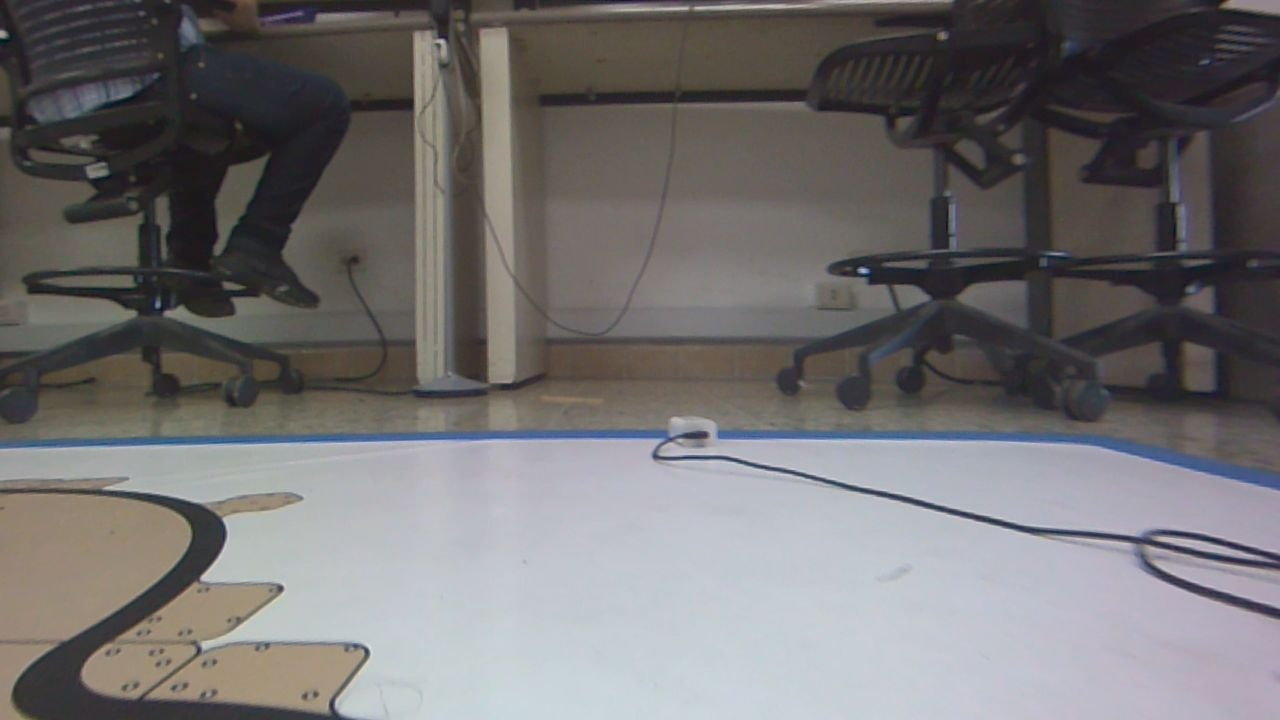
#> input picture lane_seg/raw_frames/f00034.jpg, 1280 x 720 px; its folder holds only this picture in this run
$ python autolabel.py
#> lines starting #> are read from the running program, lines starting #| are printed output that depends on the picture; after the words box and inside, x2 and y2 are one past the last pixel; in counts of white or black regions, pixels touching at a corner belong together
#!/usr/bin/env python3
"""Auto-label raw frames into 3-class bird's-eye segmentation masks.

For each raw frame:
  1. crop the top (drop the horizon/room) and warp to the metric bird's-eye
     (same homography/geometry the C++ node uses, so the model is consistent).
  2. lane_line  = lighting-robust dark-line mask: CLAHE on the LAB L-channel +
     adaptive threshold + morphology. (Class 1)
  3. stop_line  = horizontal bands (rows with many dark pixels spread across the
     width = a perpendicular stop-line, even when dashed). (Class 2)
Outputs, per frame <name>:
  images/<name>.png    bird's-eye RGB (the model INPUT)
  masks/<name>.png     uint8 mask, pixel value in {0,1,2} (the model LABEL)
  overlays/<name>.png  RGB overlay for human review (green=lane, red=stop)

Classes: 0 background, 1 lane_line, 2 stop_line.

Usage:
  python3 autolabel.py --frames raw_frames --out labeled [--limit N] [--overlays-only]
"""
import argparse
import glob
import os

import numpy as np
import cv2

# bird's-eye geometry — MUST match lane_pilot config (the C++ inference warp)
X_MIN, X_MAX, Y_HALF, MPP = 0.01, 0.70, 0.60, 0.0025
RAW_TOP, RAW_BOT, RAW_L, RAW_R = 0.36, 1.0, 0.0, 1.0


class Geom:
    def __init__(self, x_min, x_max, y_half, mpp):
        self.x_min, self.x_max, self.y_half, self.mpp = x_min, x_max, y_half, mpp
        self.W = round(2 * y_half / mpp)
        self.H = round((x_max - x_min) / mpp)

    def warp_matrix(self, H):
        dx = self.x_max - self.x_min
        cY = (self.W - 1) / (2 * self.y_half)
        cX = (self.H - 1) / dx
        A = np.array([[0, -cY, (self.W - 1) / 2.0],
                      [-cX, 0, self.x_max * cX], [0, 0, 1]], float)
        return A @ H


def crop_raw(raw):
    h, w = raw.shape[:2]
    t, b = int(RAW_TOP * h), int(RAW_BOT * h)
    l, r = int(RAW_L * w), int(RAW_R * w)
    out = np.zeros_like(raw)
    out[t:b, l:r] = raw[t:b, l:r]
    return out


def _row_runs_keep(binrow, min_px, max_px):
    """True where a horizontal dark run has width in [min_px, max_px] (line-like)."""
    out = np.zeros_like(binrow, dtype=bool)
    n = len(binrow)
    c = 0
    while c < n:
        if not binrow[c]:
            c += 1
            continue
        c0 = c
        while c < n and binrow[c]:
            c += 1
        if min_px <= (c - c0) <= max_px:
            out[c0:c] = True
    return out


def auto_mask(bird, thr=108, open_px=5, close_px=3, min_px=1, max_px=26,
              stop_frac=0.45, stop_min_rows=4):
    """Clean lane mask via the tuned threshold + morph + per-row line-width filter
    (rejects wide floor blobs and thin noise); stop-line = dense contiguous rows."""
    gray = cv2.cvtColor(bird, cv2.COLOR_BGR2GRAY)
    nodata = (bird.sum(axis=2) == 0)               # warp border (no source)
    m = ((gray <= thr) & (~nodata)).astype(np.uint8) * 255
    if open_px >= 1:
        m = cv2.morphologyEx(m, cv2.MORPH_OPEN,
                             cv2.getStructuringElement(cv2.MORPH_ELLIPSE, (open_px, open_px)))
    if close_px >= 1:
        m = cv2.morphologyEx(m, cv2.MORPH_CLOSE,
                             cv2.getStructuringElement(cv2.MORPH_ELLIPSE, (close_px, close_px)))

    H, W = m.shape
    lane = np.zeros((H, W), bool)
    mb = m > 0
    for r in range(H):
        if mb[r].any():
            lane[r] = _row_runs_keep(mb[r], min_px, max_px)
    mask = lane.astype(np.uint8)                   # 1 = lane line

    valid_w = np.maximum((~nodata).sum(axis=1), 1)
    stoprow = (lane.sum(axis=1) / valid_w) > stop_frac
    band = np.zeros(H, bool)
    i = 0
    while i < H:
        if stoprow[i]:
            j = i
            while j < H and stoprow[j]:
                j += 1
            if j - i >= stop_min_rows:
                band[i:j] = True
            i = j
        else:
            i += 1
    mask[band[:, None] & lane] = 2                 # 2 = stop_line (override lane)
    return mask, nodata


def overlay(bird, mask):
    viz = bird.copy()
    viz[mask == 1] = (0, 255, 0)                    # lane green
    viz[mask == 2] = (0, 0, 255)                    # stop red
    return cv2.addWeighted(bird, 0.5, viz, 0.5, 0)


def main():
    ap = argparse.ArgumentParser()
    ap.add_argument("--frames", default="raw_frames")
    ap.add_argument("--homography", default="ground_homography.yaml")
    ap.add_argument("--out", default="labeled")
    ap.add_argument("--limit", type=int, default=0, help="0 = all")
    ap.add_argument("--overlays-only", action="store_true",
                    help="only write overlays (for tuning the labeler)")
    args = ap.parse_args()

    fs = cv2.FileStorage(args.homography, cv2.FILE_STORAGE_READ)
    Hmat = fs.getNode("H_img2ground").mat(); fs.release()
    g = Geom(X_MIN, X_MAX, Y_HALF, MPP)
    Wmap = g.warp_matrix(Hmat)

    for sub in ("images", "masks", "overlays"):
        os.makedirs(os.path.join(args.out, sub), exist_ok=True)

    files = sorted(glob.glob(os.path.join(args.frames, "*.jpg")))
    if args.limit:
        files = files[:: max(1, len(files) // args.limit)][:args.limit]
    print("processing %d frames -> %s (bird %dx%d)" % (len(files), args.out, g.W, g.H))

    n_stop = 0
    for i, f in enumerate(files):
        name = os.path.splitext(os.path.basename(f))[0]
        raw = cv2.imread(f)
#> raw is the input picture: shape (720, 1280, 3); mean B, G, R 112.9, 112.2, 114.6
        if raw is None:
            continue
        bird = cv2.warpPerspective(crop_raw(raw), Wmap, (g.W, g.H), flags=cv2.INTER_LINEAR)
#> in crop_raw, `out[t:b, l:r] = raw[t:b, l:r]`:
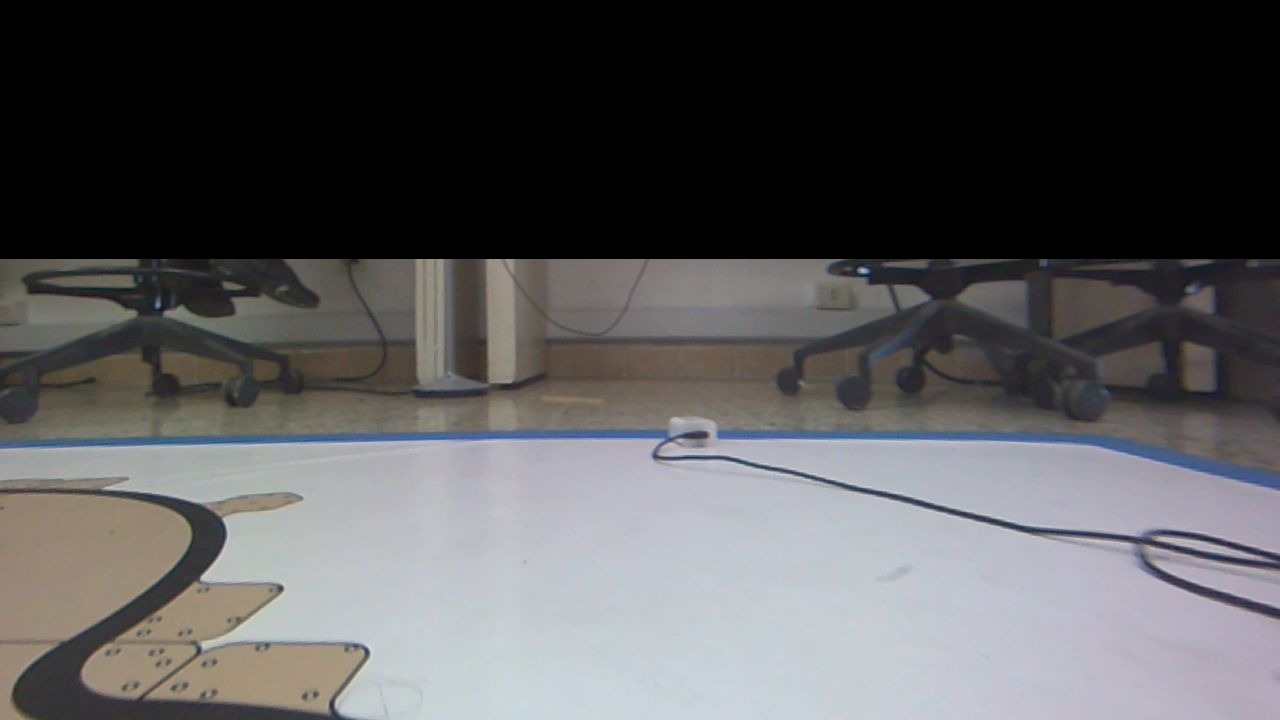
#> out: shape (720, 1280, 3); mean B, G, R 89.2, 87.8, 88.4
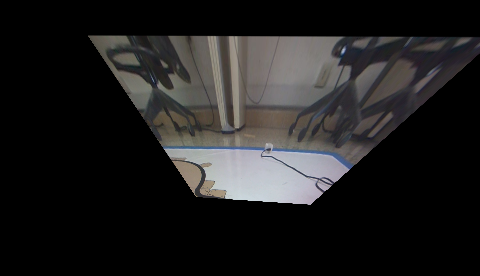
#> bird: shape (276, 480, 3); mean B, G, R 31.4, 31.5, 32.3
        mask, _ = auto_mask(bird)
#> in auto_mask, `nodata = (bird.sum(axis=2) == 0)`:
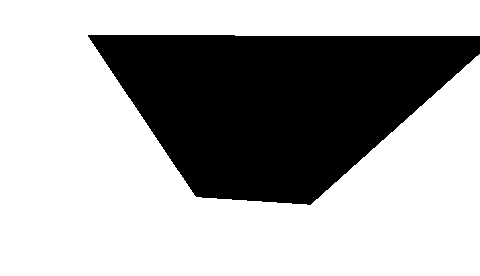
#> nodata: shape (276, 480) bool; 67.2% white; 1 black region, box (x1, y1, x2, y2) and area: (88, 35, 480, 205) 43508
#> in auto_mask, `m = ((gray <= thr) & (~nodata)).astype(np.uint8) * 255`: m: shape (276, 480); 21.3% white; 46 white regions (42 under 20 px), largest, box (x1, y1, x2, y2) and area: (88, 35, 480, 169) 27786, (171, 160, 225, 199) 231, (261, 154, 334, 186) 118, (316, 183, 325, 193) 24
#> in auto_mask, `m = cv2.morphologyEx(m, cv2.MORPH_OPEN, cv2.getStructuringElement(cv2...`:
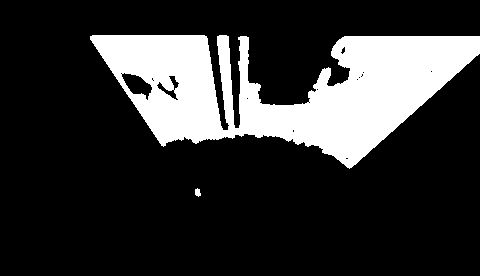
#> m: shape (276, 480); 20.3% white; 2 white regions, box (x1, y1, x2, y2) and area: (90, 35, 480, 169) 26844, (195, 188, 201, 197) 39
#> in auto_mask, `m = cv2.morphologyEx(m, cv2.MORPH_CLOSE, cv2.getStructuringElement(cv2..`: m: shape (276, 480); 20.3% white; 2 white regions, box (x1, y1, x2, y2) and area: (90, 35, 480, 169) 26913, (195, 188, 201, 197) 39
#> after the loop in auto_mask, `for r in range(H):`:
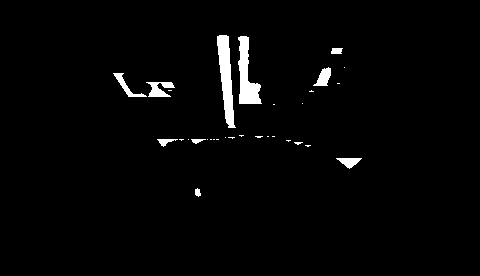
#> lane: shape (276, 480) bool; 2.2% white; 31 white regions (21 under 20 px), largest, box (x1, y1, x2, y2) and area: (217, 35, 236, 128) 938, (238, 36, 262, 104) 852, (146, 82, 175, 97) 256
#> in auto_mask, `valid_w = np.maximum((~nodata).sum(axis=1), 1)`: valid_w = 276 values, max 392 at index 36, min 1 at index 0, mean 158
#> after the loop in auto_mask, `while i < H:`: i = 276
        cv2.imwrite(os.path.join(args.out, "overlays", name + ".png"), overlay(bird, mask))
#> in overlay, `viz[mask == 1] = (0, 255, 0)`:
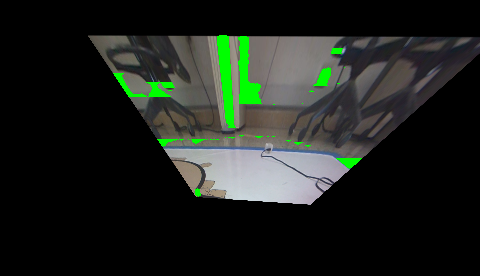
#> viz: shape (276, 480, 3); 2.2% of pixels changed, all inside (x1, y1, x2, y2) = (113, 35, 362, 197)
#> in overlay, `return cv2.addWeighted(bird, 0.5, viz, 0.5, 0)`:
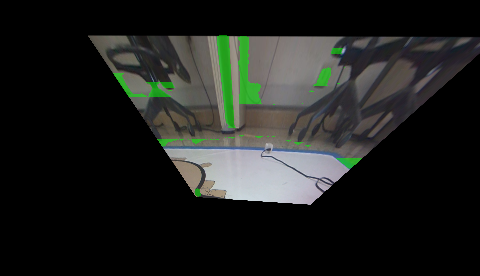
#> returned value: shape (276, 480, 3); mean of channels 0, 1, 2 30.5, 33.4, 31.3; drawn as B, G, R
        if not args.overlays_only:
            cv2.imwrite(os.path.join(args.out, "images", name + ".png"), bird)
            cv2.imwrite(os.path.join(args.out, "masks", name + ".png"), mask)
        if (mask == 2).any():
            n_stop += 1
        if (i + 1) % 100 == 0:
            print("  %d/%d" % (i + 1, len(files)), flush=True)
    print("DONE. %d frames, %d had a stop-line." % (len(files), n_stop))


if __name__ == "__main__":
    main()

$ run again, on lane_seg/raw_frames/f00104.jpg
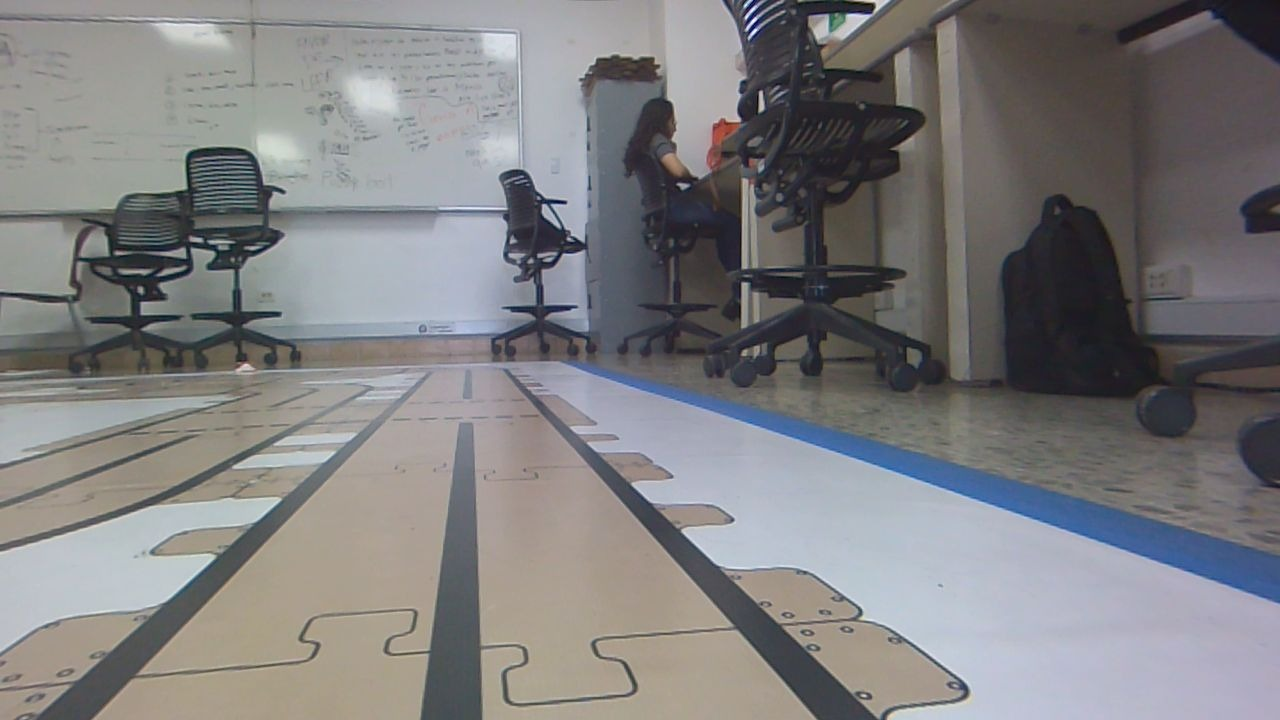
#> input picture lane_seg/raw_frames/f00104.jpg, 1280 x 720 px
#> in main, raw is the input picture: shape (720, 1280, 3); mean B, G, R 127.5, 126.2, 127
#> nodata: shape (276, 480) bool; 67.2% white; 1 black region, box (x1, y1, x2, y2) and area: (88, 35, 480, 205) 43508
#> in auto_mask, `m = cv2.morphologyEx(m, cv2.MORPH_CLOSE, cv2.getStructuringElement(cv2..`:
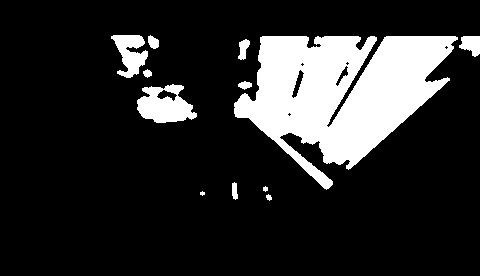
#> m: shape (276, 480); 16.8% white; 12 white regions (1 under 20 px), largest, box (x1, y1, x2, y2) and area: (234, 36, 458, 190) 18956, (137, 84, 197, 123) 1509, (111, 35, 148, 78) 910
#> valid_w = 276 values, max 392 at index 36, min 1 at index 0, mean 158
#> after the loop in auto_mask, `while i < H:`: i = 276
#> viz: shape (276, 480, 3); mean B, G, R 33.7, 39.2, 32.9
#> in overlay, `return cv2.addWeighted(bird, 0.5, viz, 0.5, 0)`:
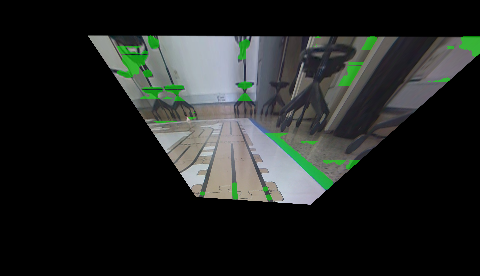
#> returned value: shape (276, 480, 3); mean of channels 0, 1, 2 34.9, 37.1, 33.9; drawn as B, G, R

$ run again, on lane_seg/raw_frames/f00145.jpg
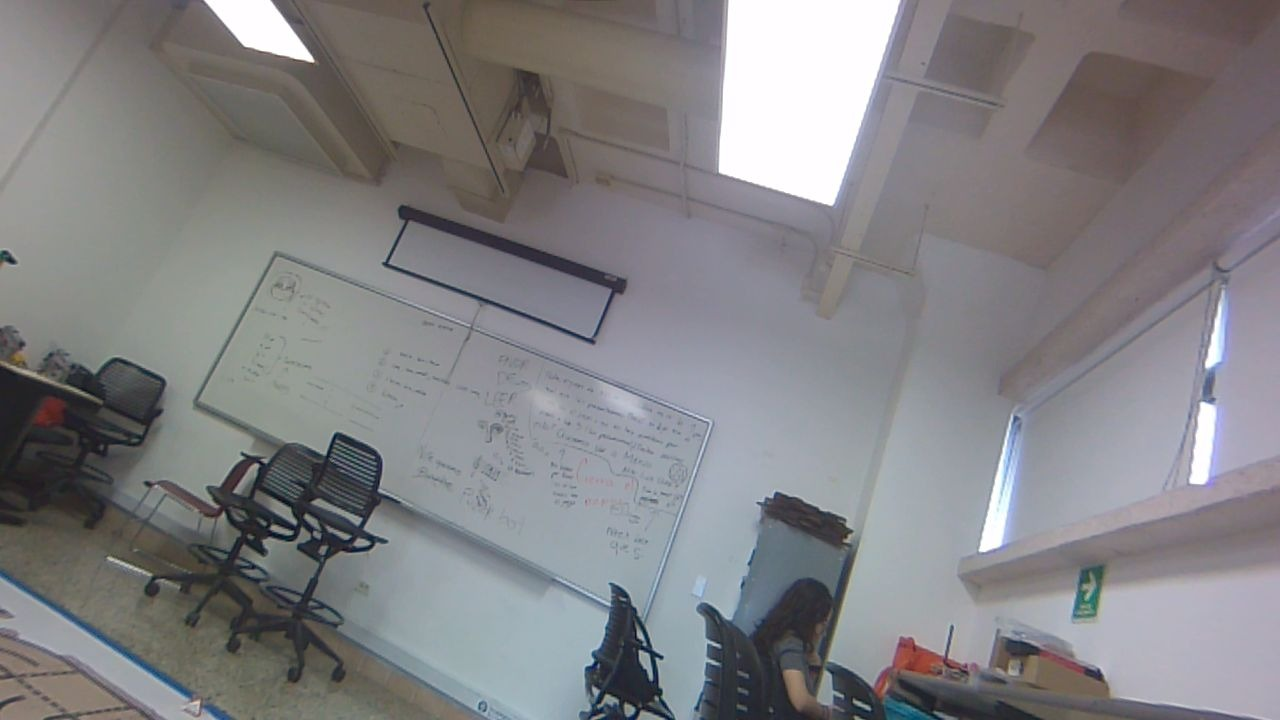
#> input picture lane_seg/raw_frames/f00145.jpg, 1280 x 720 px
#> in main, raw is the input picture: shape (720, 1280, 3); mean B, G, R 131.9, 129.3, 130.1
#> nodata: shape (276, 480) bool; 67.2% white; 1 black region, box (x1, y1, x2, y2) and area: (88, 35, 480, 205) 43508
#> mb: shape (276, 480) bool; 2.3% white; 7 white regions, largest, box (x1, y1, x2, y2) and area: (147, 114, 227, 197) 2046, (242, 36, 270, 70) 436, (259, 167, 283, 202) 298
#> valid_w = 276 values, max 392 at index 36, min 1 at index 0, mean 158
#> after the loop in auto_mask, `while i < H:`: i = 276; j = 202
#> in overlay, `viz[mask == 1] = (0, 255, 0)`:
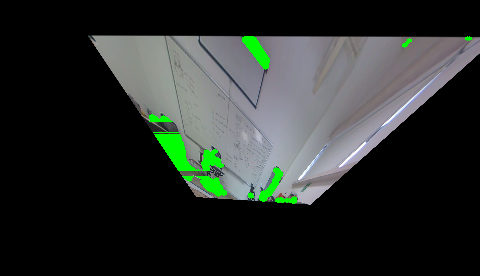
#> viz: shape (276, 480, 3); mean B, G, R 43.8, 47.1, 42.1
